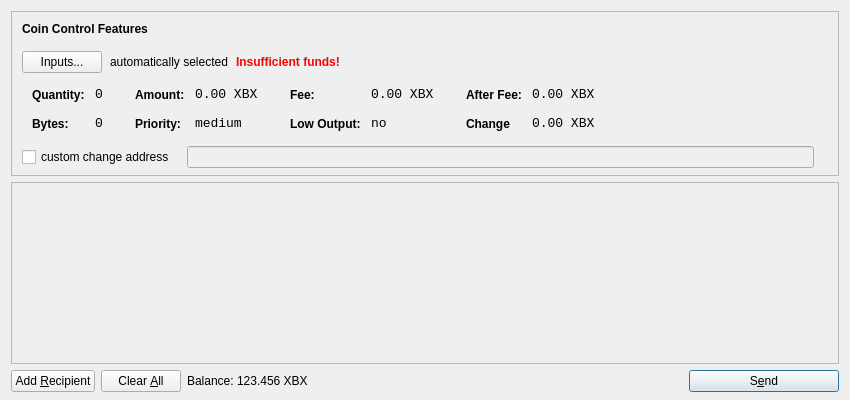
<?xml version="1.0" encoding="UTF-8"?>
<ui version="4.0">
 <class>SendCoinsDialog</class>
 <widget class="QDialog" name="SendCoinsDialog">
  <property name="geometry">
   <rect>
    <x>0</x>
    <y>0</y>
    <width>850</width>
    <height>400</height>
   </rect>
  </property>
  <property name="windowTitle">
   <string>Send Coins</string>
  </property>
  <layout class="QVBoxLayout" name="verticalLayout" stretch="0,1,0">
   <property name="bottomMargin">
    <number>8</number>
   </property>
   <item>
    <widget class="QFrame" name="frameCoinControl">
     <property name="sizePolicy">
      <sizepolicy hsizetype="Expanding" vsizetype="Expanding">
       <horstretch>0</horstretch>
       <verstretch>0</verstretch>
      </sizepolicy>
     </property>
     <property name="maximumSize">
      <size>
       <width>16777215</width>
       <height>16777215</height>
      </size>
     </property>
     <property name="frameShape">
      <enum>QFrame::StyledPanel</enum>
     </property>
     <property name="frameShadow">
      <enum>QFrame::Sunken</enum>
     </property>
     <layout class="QVBoxLayout" name="verticalLayoutCoinControl2">
      <property name="spacing">
       <number>-1</number>
      </property>
      <property name="leftMargin">
       <number>0</number>
      </property>
      <property name="topMargin">
       <number>0</number>
      </property>
      <property name="rightMargin">
       <number>0</number>
      </property>
      <property name="bottomMargin">
       <number>6</number>
      </property>
      <item>
       <layout class="QVBoxLayout" name="verticalLayoutCoinControl" stretch="0,0,0,0,1">
        <property name="spacing">
         <number>0</number>
        </property>
        <property name="leftMargin">
         <number>10</number>
        </property>
        <property name="topMargin">
         <number>10</number>
        </property>
        <item>
         <layout class="QHBoxLayout" name="horizontalLayoutCoinControl1">
          <property name="bottomMargin">
           <number>15</number>
          </property>
          <item>
           <widget class="QLabel" name="labelCoinControlFeatures">
            <property name="sizePolicy">
             <sizepolicy hsizetype="Preferred" vsizetype="Maximum">
              <horstretch>0</horstretch>
              <verstretch>0</verstretch>
             </sizepolicy>
            </property>
            <property name="font">
             <font>
              <weight>75</weight>
              <bold>true</bold>
             </font>
            </property>
            <property name="styleSheet">
             <string notr="true">font-weight:bold;</string>
            </property>
            <property name="text">
             <string>Coin Control Features</string>
            </property>
           </widget>
          </item>
         </layout>
        </item>
        <item>
         <layout class="QHBoxLayout" name="horizontalLayoutCoinControl2" stretch="0,0,0,0">
          <property name="spacing">
           <number>8</number>
          </property>
          <property name="bottomMargin">
           <number>10</number>
          </property>
          <item>
           <widget class="QPushButton" name="pushButtonCoinControl">
            <property name="styleSheet">
             <string notr="true"/>
            </property>
            <property name="text">
             <string>Inputs...</string>
            </property>
           </widget>
          </item>
          <item>
           <widget class="QLabel" name="labelCoinControlAutomaticallySelected">
            <property name="text">
             <string>automatically selected</string>
            </property>
            <property name="margin">
             <number>5</number>
            </property>
           </widget>
          </item>
          <item>
           <widget class="QLabel" name="labelCoinControlInsuffFunds">
            <property name="font">
             <font>
              <weight>75</weight>
              <bold>true</bold>
             </font>
            </property>
            <property name="styleSheet">
             <string notr="true">color:red;font-weight:bold;</string>
            </property>
            <property name="text">
             <string>Insufficient funds!</string>
            </property>
            <property name="margin">
             <number>5</number>
            </property>
           </widget>
          </item>
          <item>
           <spacer name="horizontalSpacerCoinControl">
            <property name="orientation">
             <enum>Qt::Horizontal</enum>
            </property>
            <property name="sizeHint" stdset="0">
             <size>
              <width>40</width>
              <height>1</height>
             </size>
            </property>
           </spacer>
          </item>
         </layout>
        </item>
        <item>
         <widget class="QWidget" name="widgetCoinControl" native="true">
          <property name="sizePolicy">
           <sizepolicy hsizetype="Preferred" vsizetype="Preferred">
            <horstretch>0</horstretch>
            <verstretch>0</verstretch>
           </sizepolicy>
          </property>
          <property name="minimumSize">
           <size>
            <width>0</width>
            <height>0</height>
           </size>
          </property>
          <property name="styleSheet">
           <string notr="true"/>
          </property>
          <layout class="QHBoxLayout" name="horizontalLayoutCoinControl5">
           <property name="margin">
            <number>0</number>
           </property>
           <item>
            <layout class="QHBoxLayout" name="horizontalLayoutCoinControl3" stretch="0,0,0,1">
             <property name="spacing">
              <number>20</number>
             </property>
             <property name="topMargin">
              <number>0</number>
             </property>
             <property name="bottomMargin">
              <number>10</number>
             </property>
             <item>
              <layout class="QFormLayout" name="formLayoutCoinControl1">
               <property name="horizontalSpacing">
                <number>10</number>
               </property>
               <property name="verticalSpacing">
                <number>14</number>
               </property>
               <property name="leftMargin">
                <number>10</number>
               </property>
               <property name="topMargin">
                <number>4</number>
               </property>
               <property name="rightMargin">
                <number>6</number>
               </property>
               <item row="0" column="0">
                <widget class="QLabel" name="labelCoinControlQuantityText">
                 <property name="styleSheet">
                  <string notr="true">font-weight:bold;</string>
                 </property>
                 <property name="text">
                  <string>Quantity:</string>
                 </property>
                 <property name="margin">
                  <number>0</number>
                 </property>
                </widget>
               </item>
               <item row="0" column="1">
                <widget class="QLabel" name="labelCoinControlQuantity">
                 <property name="font">
                  <font>
                   <family>Monospace</family>
                   <pointsize>10</pointsize>
                  </font>
                 </property>
                 <property name="cursor">
                  <cursorShape>IBeamCursor</cursorShape>
                 </property>
                 <property name="contextMenuPolicy">
                  <enum>Qt::ActionsContextMenu</enum>
                 </property>
                 <property name="text">
                  <string>0</string>
                 </property>
                 <property name="margin">
                  <number>0</number>
                 </property>
                 <property name="textInteractionFlags">
                  <set>Qt::LinksAccessibleByMouse|Qt::TextSelectableByKeyboard|Qt::TextSelectableByMouse</set>
                 </property>
                </widget>
               </item>
               <item row="1" column="0">
                <widget class="QLabel" name="labelCoinControlBytesText">
                 <property name="styleSheet">
                  <string notr="true">font-weight:bold;</string>
                 </property>
                 <property name="text">
                  <string>Bytes:</string>
                 </property>
                </widget>
               </item>
               <item row="1" column="1">
                <widget class="QLabel" name="labelCoinControlBytes">
                 <property name="font">
                  <font>
                   <family>Monospace</family>
                   <pointsize>10</pointsize>
                  </font>
                 </property>
                 <property name="cursor">
                  <cursorShape>IBeamCursor</cursorShape>
                 </property>
                 <property name="contextMenuPolicy">
                  <enum>Qt::ActionsContextMenu</enum>
                 </property>
                 <property name="text">
                  <string>0</string>
                 </property>
                 <property name="textInteractionFlags">
                  <set>Qt::LinksAccessibleByMouse|Qt::TextSelectableByKeyboard|Qt::TextSelectableByMouse</set>
                 </property>
                </widget>
               </item>
              </layout>
             </item>
             <item>
              <layout class="QFormLayout" name="formLayoutCoinControl2">
               <property name="horizontalSpacing">
                <number>10</number>
               </property>
               <property name="verticalSpacing">
                <number>14</number>
               </property>
               <property name="leftMargin">
                <number>6</number>
               </property>
               <property name="topMargin">
                <number>4</number>
               </property>
               <property name="rightMargin">
                <number>6</number>
               </property>
               <item row="0" column="0">
                <widget class="QLabel" name="labelCoinControlAmountText">
                 <property name="styleSheet">
                  <string notr="true">font-weight:bold;</string>
                 </property>
                 <property name="text">
                  <string>Amount:</string>
                 </property>
                 <property name="margin">
                  <number>0</number>
                 </property>
                </widget>
               </item>
               <item row="0" column="1">
                <widget class="QLabel" name="labelCoinControlAmount">
                 <property name="font">
                  <font>
                   <family>Monospace</family>
                   <pointsize>10</pointsize>
                  </font>
                 </property>
                 <property name="cursor">
                  <cursorShape>IBeamCursor</cursorShape>
                 </property>
                 <property name="contextMenuPolicy">
                  <enum>Qt::ActionsContextMenu</enum>
                 </property>
                 <property name="text">
                  <string>0.00 XBX</string>
                 </property>
                 <property name="textInteractionFlags">
                  <set>Qt::LinksAccessibleByMouse|Qt::TextSelectableByKeyboard|Qt::TextSelectableByMouse</set>
                 </property>
                </widget>
               </item>
               <item row="1" column="0">
                <widget class="QLabel" name="labelCoinControlPriorityText">
                 <property name="styleSheet">
                  <string notr="true">font-weight:bold;</string>
                 </property>
                 <property name="text">
                  <string>Priority:</string>
                 </property>
                </widget>
               </item>
               <item row="1" column="1">
                <widget class="QLabel" name="labelCoinControlPriority">
                 <property name="font">
                  <font>
                   <family>Monospace</family>
                   <pointsize>10</pointsize>
                  </font>
                 </property>
                 <property name="cursor">
                  <cursorShape>IBeamCursor</cursorShape>
                 </property>
                 <property name="contextMenuPolicy">
                  <enum>Qt::ActionsContextMenu</enum>
                 </property>
                 <property name="text">
                  <string>medium</string>
                 </property>
                 <property name="textInteractionFlags">
                  <set>Qt::LinksAccessibleByMouse|Qt::TextSelectableByKeyboard|Qt::TextSelectableByMouse</set>
                 </property>
                </widget>
               </item>
              </layout>
             </item>
             <item>
              <layout class="QFormLayout" name="formLayoutCoinControl3">
               <property name="horizontalSpacing">
                <number>10</number>
               </property>
               <property name="verticalSpacing">
                <number>14</number>
               </property>
               <property name="leftMargin">
                <number>6</number>
               </property>
               <property name="topMargin">
                <number>4</number>
               </property>
               <property name="rightMargin">
                <number>6</number>
               </property>
               <item row="0" column="0">
                <widget class="QLabel" name="labelCoinControlFeeText">
                 <property name="styleSheet">
                  <string notr="true">font-weight:bold;</string>
                 </property>
                 <property name="text">
                  <string>Fee:</string>
                 </property>
                 <property name="margin">
                  <number>0</number>
                 </property>
                </widget>
               </item>
               <item row="0" column="1">
                <widget class="QLabel" name="labelCoinControlFee">
                 <property name="font">
                  <font>
                   <family>Monospace</family>
                   <pointsize>10</pointsize>
                  </font>
                 </property>
                 <property name="cursor">
                  <cursorShape>IBeamCursor</cursorShape>
                 </property>
                 <property name="contextMenuPolicy">
                  <enum>Qt::ActionsContextMenu</enum>
                 </property>
                 <property name="text">
                  <string>0.00 XBX</string>
                 </property>
                 <property name="textInteractionFlags">
                  <set>Qt::LinksAccessibleByMouse|Qt::TextSelectableByKeyboard|Qt::TextSelectableByMouse</set>
                 </property>
                </widget>
               </item>
               <item row="1" column="0">
                <widget class="QLabel" name="labelCoinControlLowOutputText">
                 <property name="styleSheet">
                  <string notr="true">font-weight:bold;</string>
                 </property>
                 <property name="text">
                  <string>Low Output:</string>
                 </property>
                </widget>
               </item>
               <item row="1" column="1">
                <widget class="QLabel" name="labelCoinControlLowOutput">
                 <property name="font">
                  <font>
                   <family>Monospace</family>
                   <pointsize>10</pointsize>
                  </font>
                 </property>
                 <property name="cursor">
                  <cursorShape>IBeamCursor</cursorShape>
                 </property>
                 <property name="contextMenuPolicy">
                  <enum>Qt::ActionsContextMenu</enum>
                 </property>
                 <property name="text">
                  <string>no</string>
                 </property>
                 <property name="textInteractionFlags">
                  <set>Qt::LinksAccessibleByMouse|Qt::TextSelectableByKeyboard|Qt::TextSelectableByMouse</set>
                 </property>
                </widget>
               </item>
              </layout>
             </item>
             <item>
              <layout class="QFormLayout" name="formLayoutCoinControl4">
               <property name="horizontalSpacing">
                <number>10</number>
               </property>
               <property name="verticalSpacing">
                <number>14</number>
               </property>
               <property name="leftMargin">
                <number>6</number>
               </property>
               <property name="topMargin">
                <number>4</number>
               </property>
               <property name="rightMargin">
                <number>6</number>
               </property>
               <item row="0" column="0">
                <widget class="QLabel" name="labelCoinControlAfterFeeText">
                 <property name="styleSheet">
                  <string notr="true">font-weight:bold;</string>
                 </property>
                 <property name="text">
                  <string>After Fee:</string>
                 </property>
                 <property name="margin">
                  <number>0</number>
                 </property>
                </widget>
               </item>
               <item row="0" column="1">
                <widget class="QLabel" name="labelCoinControlAfterFee">
                 <property name="font">
                  <font>
                   <family>Monospace</family>
                   <pointsize>10</pointsize>
                  </font>
                 </property>
                 <property name="cursor">
                  <cursorShape>IBeamCursor</cursorShape>
                 </property>
                 <property name="contextMenuPolicy">
                  <enum>Qt::ActionsContextMenu</enum>
                 </property>
                 <property name="text">
                  <string>0.00 XBX</string>
                 </property>
                 <property name="textInteractionFlags">
                  <set>Qt::LinksAccessibleByMouse|Qt::TextSelectableByKeyboard|Qt::TextSelectableByMouse</set>
                 </property>
                </widget>
               </item>
               <item row="1" column="0">
                <widget class="QLabel" name="labelCoinControlChangeText">
                 <property name="styleSheet">
                  <string notr="true">font-weight:bold;</string>
                 </property>
                 <property name="text">
                  <string>Change</string>
                 </property>
                </widget>
               </item>
               <item row="1" column="1">
                <widget class="QLabel" name="labelCoinControlChange">
                 <property name="font">
                  <font>
                   <family>Monospace</family>
                   <pointsize>10</pointsize>
                  </font>
                 </property>
                 <property name="cursor">
                  <cursorShape>IBeamCursor</cursorShape>
                 </property>
                 <property name="contextMenuPolicy">
                  <enum>Qt::ActionsContextMenu</enum>
                 </property>
                 <property name="text">
                  <string>0.00 XBX</string>
                 </property>
                 <property name="textInteractionFlags">
                  <set>Qt::LinksAccessibleByMouse|Qt::TextSelectableByKeyboard|Qt::TextSelectableByMouse</set>
                 </property>
                </widget>
               </item>
              </layout>
             </item>
            </layout>
           </item>
          </layout>
         </widget>
        </item>
        <item>
         <layout class="QHBoxLayout" name="horizontalLayoutCoinControl4" stretch="0,0,0">
          <property name="spacing">
           <number>12</number>
          </property>
          <property name="sizeConstraint">
           <enum>QLayout::SetDefaultConstraint</enum>
          </property>
          <property name="topMargin">
           <number>5</number>
          </property>
          <property name="rightMargin">
           <number>5</number>
          </property>
          <item>
           <widget class="QCheckBox" name="checkBoxCoinControlChange">
            <property name="text">
             <string>custom change address</string>
            </property>
           </widget>
          </item>
          <item>
           <widget class="QLineEdit" name="lineEditCoinControlChange">
            <property name="enabled">
             <bool>false</bool>
            </property>
            <property name="sizePolicy">
             <sizepolicy hsizetype="Expanding" vsizetype="Fixed">
              <horstretch>0</horstretch>
              <verstretch>0</verstretch>
             </sizepolicy>
            </property>
           </widget>
          </item>
          <item>
           <widget class="QLabel" name="labelCoinControlChangeLabel">
            <property name="sizePolicy">
             <sizepolicy hsizetype="Preferred" vsizetype="Expanding">
              <horstretch>0</horstretch>
              <verstretch>0</verstretch>
             </sizepolicy>
            </property>
            <property name="minimumSize">
             <size>
              <width>0</width>
              <height>0</height>
             </size>
            </property>
            <property name="text">
             <string/>
            </property>
            <property name="margin">
             <number>3</number>
            </property>
           </widget>
          </item>
         </layout>
        </item>
        <item>
         <spacer name="verticalSpacerCoinControl">
          <property name="orientation">
           <enum>Qt::Vertical</enum>
          </property>
          <property name="sizeHint" stdset="0">
           <size>
            <width>800</width>
            <height>1</height>
           </size>
          </property>
         </spacer>
        </item>
       </layout>
      </item>
     </layout>
    </widget>
   </item>
   <item>
    <widget class="QScrollArea" name="scrollArea">
     <property name="widgetResizable">
      <bool>true</bool>
     </property>
     <widget class="QWidget" name="scrollAreaWidgetContents">
      <property name="geometry">
       <rect>
        <x>0</x>
        <y>0</y>
        <width>830</width>
        <height>165</height>
       </rect>
      </property>
      <layout class="QVBoxLayout" name="verticalLayout_2">
       <property name="margin">
        <number>0</number>
       </property>
       <item>
        <layout class="QVBoxLayout" name="entries">
         <property name="spacing">
          <number>6</number>
         </property>
        </layout>
       </item>
       <item>
        <spacer name="verticalSpacer">
         <property name="orientation">
          <enum>Qt::Vertical</enum>
         </property>
         <property name="sizeHint" stdset="0">
          <size>
           <width>20</width>
           <height>40</height>
          </size>
         </property>
        </spacer>
       </item>
      </layout>
     </widget>
    </widget>
   </item>
   <item>
    <layout class="QHBoxLayout" name="horizontalLayout">
     <item>
      <widget class="QPushButton" name="addButton">
       <property name="toolTip">
        <string>Send to multiple recipients at once</string>
       </property>
       <property name="text">
        <string>Add &amp;Recipient</string>
       </property>
       <property name="icon">
        <iconset resource="../bitcoin.qrc">
         <normaloff>:/icons/add</normaloff>:/icons/add</iconset>
       </property>
       <property name="autoDefault">
        <bool>false</bool>
       </property>
      </widget>
     </item>
     <item>
      <widget class="QPushButton" name="clearButton">
       <property name="sizePolicy">
        <sizepolicy hsizetype="Minimum" vsizetype="Fixed">
         <horstretch>0</horstretch>
         <verstretch>0</verstretch>
        </sizepolicy>
       </property>
       <property name="toolTip">
        <string>Remove all transaction fields</string>
       </property>
       <property name="text">
        <string>Clear &amp;All</string>
       </property>
       <property name="icon">
        <iconset resource="../bitcoin.qrc">
         <normaloff>:/icons/remove</normaloff>:/icons/remove</iconset>
       </property>
       <property name="autoRepeatDelay">
        <number>300</number>
       </property>
       <property name="autoDefault">
        <bool>false</bool>
       </property>
      </widget>
     </item>
     <item>
      <layout class="QHBoxLayout" name="horizontalLayout_2">
       <property name="spacing">
        <number>3</number>
       </property>
       <item>
        <widget class="QLabel" name="label">
         <property name="sizePolicy">
          <sizepolicy hsizetype="Preferred" vsizetype="Fixed">
           <horstretch>0</horstretch>
           <verstretch>0</verstretch>
          </sizepolicy>
         </property>
         <property name="text">
          <string>Balance:</string>
         </property>
        </widget>
       </item>
       <item>
        <widget class="QLabel" name="labelBalance">
         <property name="sizePolicy">
          <sizepolicy hsizetype="Preferred" vsizetype="Fixed">
           <horstretch>0</horstretch>
           <verstretch>0</verstretch>
          </sizepolicy>
         </property>
         <property name="cursor">
          <cursorShape>IBeamCursor</cursorShape>
         </property>
         <property name="text">
          <string>123.456 XBX</string>
         </property>
         <property name="textInteractionFlags">
          <set>Qt::LinksAccessibleByMouse|Qt::TextSelectableByKeyboard|Qt::TextSelectableByMouse</set>
         </property>
        </widget>
       </item>
      </layout>
     </item>
     <item>
      <spacer name="horizontalSpacer">
       <property name="orientation">
        <enum>Qt::Horizontal</enum>
       </property>
       <property name="sizeHint" stdset="0">
        <size>
         <width>40</width>
         <height>20</height>
        </size>
       </property>
      </spacer>
     </item>
     <item>
      <widget class="QPushButton" name="sendButton">
       <property name="minimumSize">
        <size>
         <width>150</width>
         <height>0</height>
        </size>
       </property>
       <property name="toolTip">
        <string>Confirm the send action</string>
       </property>
       <property name="text">
        <string>S&amp;end</string>
       </property>
       <property name="icon">
        <iconset resource="../bitcoin.qrc">
         <normaloff>:/icons/send</normaloff>:/icons/send</iconset>
       </property>
       <property name="default">
        <bool>true</bool>
       </property>
      </widget>
     </item>
    </layout>
   </item>
  </layout>
 </widget>
 <resources>
  <include location="../bitcoin.qrc"/>
 </resources>
 <connections/>
</ui>
